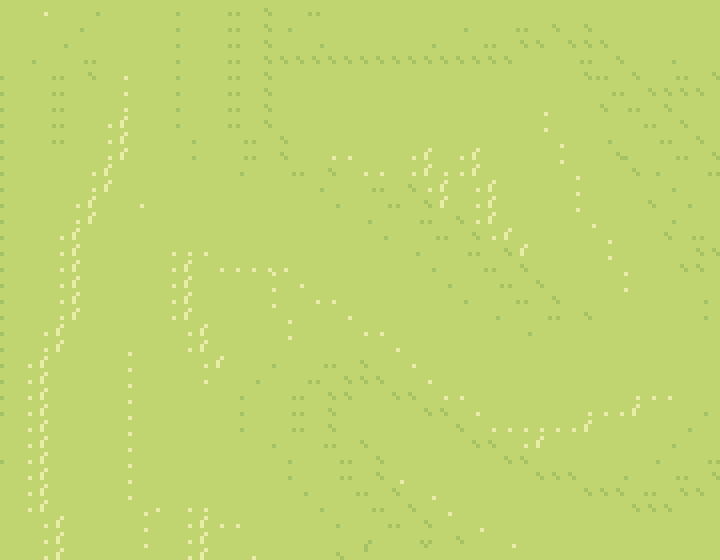

This is a level from a 2D game, rendered from its Tiled map with the project's own tilesets. A one-line summary and the map file follow, with tile-layer data summarised:
An orthogonal 45x35 tile map with 16x16 px tiles, 2 tile layers (Grass, Water), 2 tilesets and 10 objects.

<map version="1.10" tiledversion="1.11.0" orientation="orthogonal" renderorder="right-down" width="45" height="35" tilewidth="16" tileheight="16" infinite="0" nextlayerid="6" nextobjectid="60">
 <tileset firstgid="1" source="Tilesets/Grass.tsx" />
 <tileset firstgid="1281" source="Tilesets/Objects.tsx" />
 <layer id="1" name="Grass" width="45" height="35">
  <data>[1575 cells, 1575 non-empty, 33 distinct tile ids]</data>
 </layer>
 <layer id="2" name="Water" width="45" height="35">
  <data>[1575 cells, 0 non-empty, 0 distinct tile ids]</data>
 </layer>
 <objectgroup id="3" name="Items">
  <object id="53" gid="1293" x="155.331" y="488.658" width="48" height="62" />
  <object id="54" gid="1293" x="432.847" y="414.816" width="48" height="62" />
  <object id="55" gid="1293" x="440.961" y="248.469" width="48" height="62" />
  <object id="56" gid="1293" x="505.877" y="177.873" width="48" height="62" />
  <object id="57" gid="1293" x="608.931" y="219.257" width="48" height="62" />
  <object id="58" gid="1293" x="522.918" y="455.389" width="48" height="62" />
  <object id="59" gid="1293" x="610.554" y="432.668" width="48" height="62" />
 </objectgroup>
 <objectgroup id="4" name="Merchants" />
 <objectgroup id="5" name="Characters">
  <object id="3" gid="1291" x="657.635" y="120.3" width="23" height="27" />
  <object id="38" gid="1291" x="650.332" y="523.591" width="23" height="27" />
  <object id="52" gid="1291" x="58.2847" y="521.246" width="23" height="27" />
 </objectgroup>
</map>
